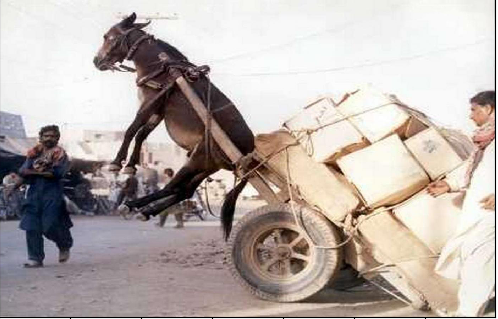
#> input picture images/img5.png, 498 x 319 px
$ jupyter execute frequency_domain.ipynb
#> lines starting #> are read from the running program, lines starting #| are printed output that depends on the picture
[cell 1]
# importing required libraries
import matplotlib.pyplot as plt
import matplotlib.image as img
from PIL import Image
import numpy as np

[cell 2]
#  Ideal Low Pass Filtering
def lowPassFiltering(img,Filter_size):

    img_dft = np.fft.fft2(img)
    img_dft_shift =  np.fft.fftshift(img_dft)  # Move frequency domain from upper left to middle

    #Getting image properties
    height, width = img_dft_shift.shape[0:2]

    #Find the center point of the Fourier spectrum to apply filter Filter in right position
    center_x,center_y = int( height/2), int(width/2)

    #Define a blank black image with the same size as the FFT Image
    mask_img = np.zeros((height, width), np.uint8)

    #Center point plus or minus half of the filter size, forming a filter size that defines the size, then set to 1, preserving the low frequency part
    mask_img[center_x-int(Filter_size/2):center_x+int(Filter_size/2), center_y-int(Filter_size/2):center_y+int(Filter_size/2)] = 1
    fft_new_img=mask_img*img_dft_shift #A low-pass filter is obtained by multiplying the defined low-pass filter with the incoming Fourier spectrogram one-to-one.

    # Inverse Fourier Transform
    idft_shift = np.fft.ifftshift(fft_new_img)  # Move the frequency domain from the middle to the upper left corner
    new_img = np.fft.ifft2(idft_shift)  # Fourier inverse function
    new_img = np.abs(new_img)
    return new_img

[cell 3]
# Ideal High Pass Filtering
def HighPassFiltering(img,Filter_size):

    img_fft = np.fft.fft2(img)
    img_fft_shift =  np.fft.fftshift(img_fft)  # Move frequency domain from upper left to middle

    #Getting image properties
    height, width = img_fft_shift.shape[0:2]

    #Define a blank black image with the same size as the FFT Image
    mask_img = np.ones((height, width), np.uint8)

    #Find the center point of the Fourier spectrum to apply filter Filter in right position
    center_x,center_y = int( height/2), int(width/2)
    mask_img[center_x-int(Filter_size/2):center_x+int(Filter_size/2), center_y-int(Filter_size/2):center_y+int(Filter_size/2)] = 0#Center point plus or minus half of the filter size, forming a filter size that defines the size, then set to 0
    new_fft_img=mask_img*img_fft_shift

    # Inverse Fourier Transform
    ifft_shift = np.fft.ifftshift(new_fft_img)  # Move the frequency domain from the middle to the upper left corner
    new_img = np.fft.ifft2(ifft_shift)  # Fourier inverse function
    new_img = np.abs(new_img)
    return new_img

[cell 4]
fig = plt.figure()
image= Image.open("images/img5.png").convert('L')
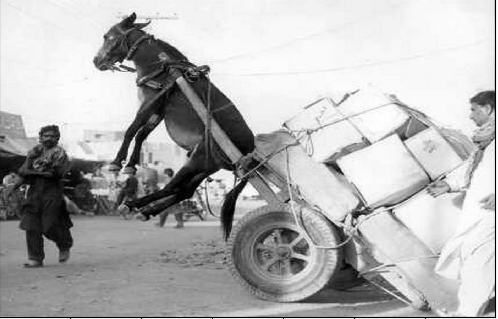
#> image: PIL image 498x319 L; min 0, max 255, mean 177.8

fig.add_subplot(1,2,1)
plt.imshow(image ,cmap='gray')
plt.axis('off')
plt.title("image ")


# Low-pass filter
lowpass_filtered_img= lowPassFiltering(image,55)
#> in lowPassFiltering, `new_img = np.abs(new_img)`:
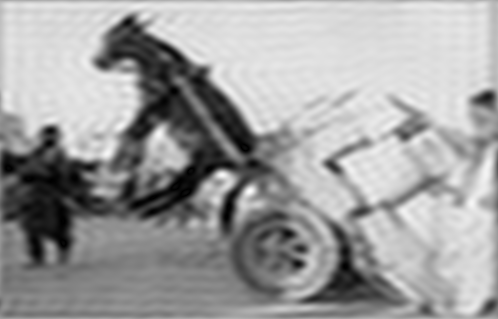
#> new_img: shape (319, 498) float64; min 0.154, max 283.7, mean 177.8; drawn with min black and max white
fig.add_subplot(1,2,2)
plt.imshow(lowpass_filtered_img,cmap='gray')
plt.axis('off')
plt.title("Low pass filter")
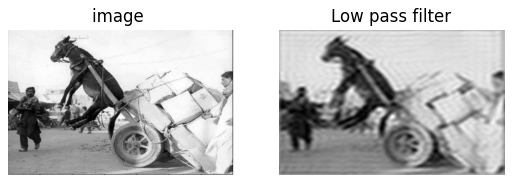
#> figure drawn by matplotlib, 2 panels

[cell 5]
fig2 = plt.figure()
image= Image.open("images/img5.png").convert('L')
fig2.add_subplot(1,2,1)
plt.imshow(image ,cmap='gray')
plt.axis('off')
plt.title("image ")

# High-pass filter
Highpass_filtered_img= HighPassFiltering(image,20)
#> in HighPassFiltering, `new_img = np.abs(new_img)`:
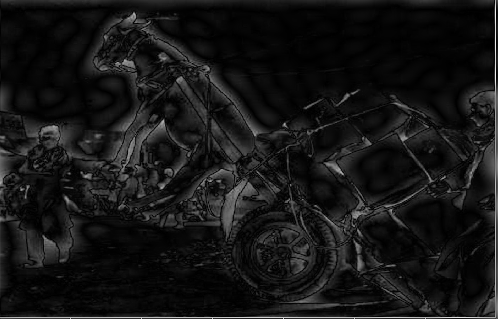
#> new_img: shape (319, 498) float64; min 0.0407, max 241.1, mean 22.1
fig2.add_subplot(1,2,2)
plt.imshow(Highpass_filtered_img,cmap='gray')
plt.axis('off')
plt.title("High pass filter with size 20 ")

$ run again, with images/FFT_Shifting.png copied over images/img5.png
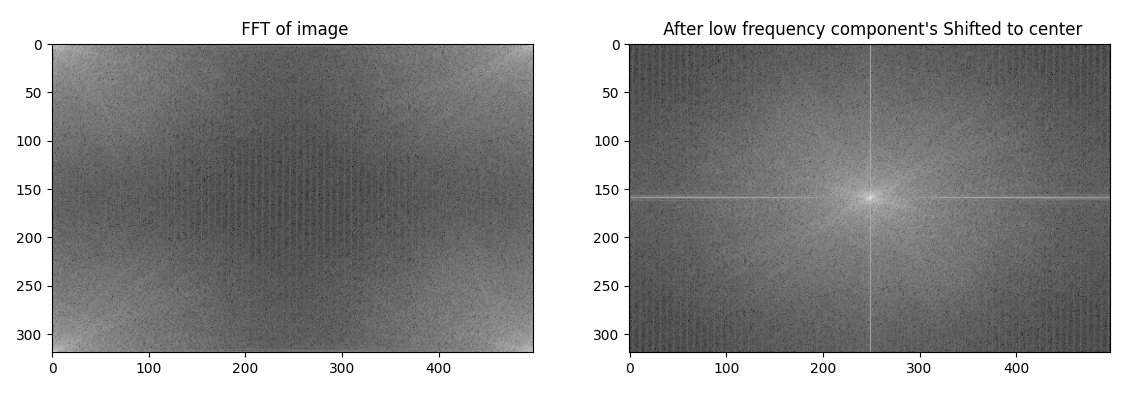
#> input picture images/FFT_Shifting.png, 1143 x 404 px
#> in HighPassFiltering, `new_img = np.abs(new_img)`:
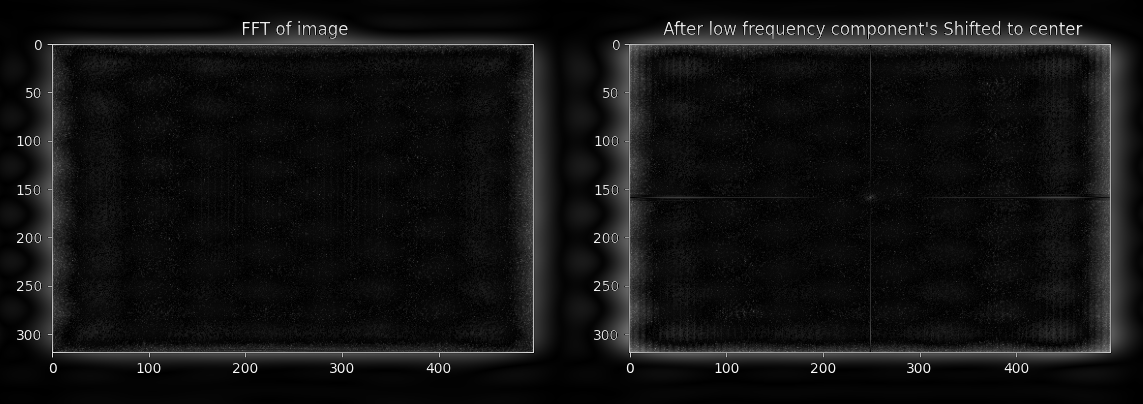
#> new_img: shape (404, 1143) float64; min 0.00865, max 257.8, mean 18.7; drawn with min black and max white
#> `[cell 5] fig2 = plt.figure() image= Image.open("images/img5.png").conv..`:
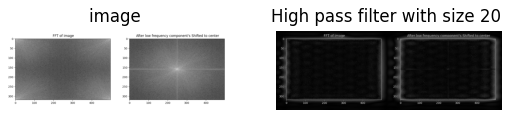
#> figure drawn by matplotlib, 2 panels
